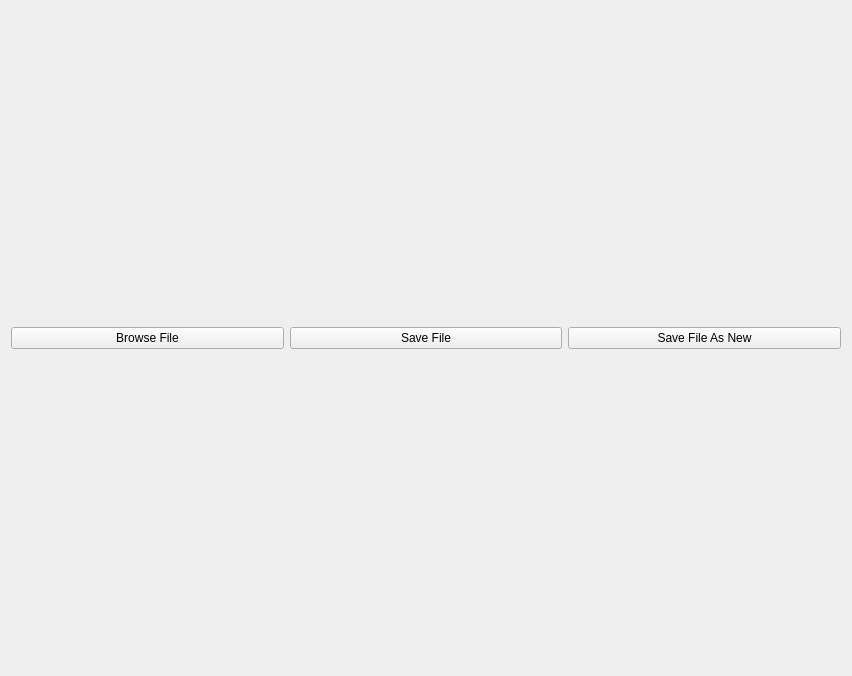
<?xml version="1.0" encoding="UTF-8"?>
<ui version="4.0">
 <class>Form</class>
 <widget class="QWidget" name="Form">
  <property name="geometry">
   <rect>
    <x>0</x>
    <y>0</y>
    <width>852</width>
    <height>676</height>
   </rect>
  </property>
  <property name="windowTitle">
   <string>Form</string>
  </property>
  <layout class="QGridLayout" name="gridLayout">
   <item row="0" column="0">
    <layout class="QVBoxLayout" name="widgetLayout">
     <item>
      <layout class="QVBoxLayout" name="paramsLayout"/>
     </item>
     <item>
      <layout class="QVBoxLayout" name="treeLayout">
       <item>
        <layout class="QHBoxLayout" name="buttonsLayout">
         <item>
          <widget class="QPushButton" name="browseButton">
           <property name="text">
            <string>Browse File</string>
           </property>
          </widget>
         </item>
         <item>
          <widget class="QPushButton" name="saveButton">
           <property name="text">
            <string>Save File</string>
           </property>
          </widget>
         </item>
         <item>
          <widget class="QPushButton" name="exportButton">
           <property name="text">
            <string>Save File As New</string>
           </property>
          </widget>
         </item>
        </layout>
       </item>
      </layout>
     </item>
    </layout>
   </item>
  </layout>
 </widget>
 <resources/>
 <connections/>
</ui>
